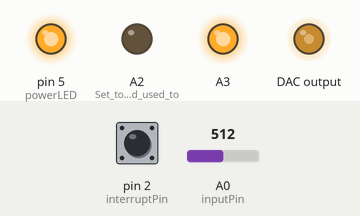
Recording of a sketch running on a simulated Arduino Uno, built with avr-gcc and run on an emulated ATmega328P. On the bench: output pins drawn as LEDs (lit = HIGH). Wiring (inferred from the names in the program): MCP4725 DAC at I2C address 0x60. The inputs (shaded band) are chosen by the test bench; at power-on: pin 2 (interruptPin) HIGH, A0 (inputPin) = 512.

Above: at 2.7 s.
2.8 s: pin 2 (interruptPin) pulled LOW for 0.15 s
At 3.4 s:
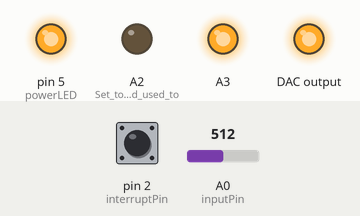
4.4 s: A0 (inputPin) set to 513
At 5.3 s:
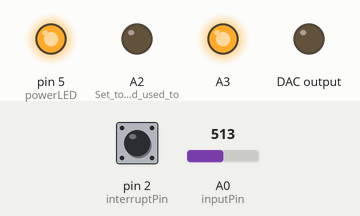
5.9 s: A0 (inputPin) set to 716
At 6.4 s:
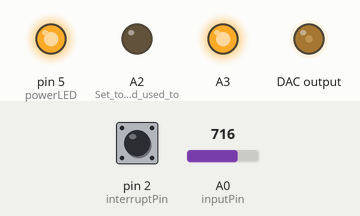
7.4 s: A0 (inputPin) set to 900
At 8.6 s:
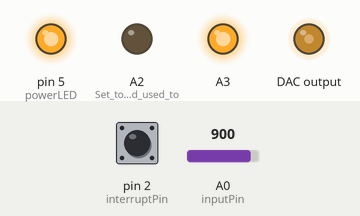
8.9 s: pin 2 (interruptPin) pulled LOW for 1 s
At 9.2 s:
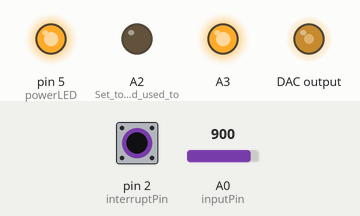
Timing chart, 0 to 11.9 s (numbered marks = the images above; inputs shaded):
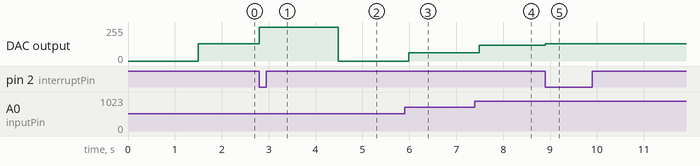

The sketch:

Turntable_control_v3.2.ino
```cpp
/*
  Code for level shifting from a pot to a Flyskye GT3C transmitter.
  This code takes a voltage level from 0 to 4.91 and shifts it so that the pot produces a liner change
  in speed and a specified no rotation zone.
  A multi turn pot is used to get precise voltage readings and to give a smooth turning feeling.
  Code used from the folowing site:
  https://learn.sparkfun.com/tutorials/mcp4725-digital-to-analog-converter-hookup-guide/all
  Code used for smoothing - https://www.arduino.cc/en/tutorial/smoothing.

  Attempt to fix the issues around the 0.5 mark.
*/

// Includes
#include<Wire.h>

// Defines
#define MCP4725_ADDR 0x60

// Pin Setup
int inputPin = A0;
int powerLED = 5;
const byte interruptPin = 2;

// Global variables
volatile float inputVoltage = 0;
volatile float outputVoltage = 0;
volatile byte state = LOW;

// Smoothing variables
const int numReadings = 25;
int readings[numReadings];      // the readings from the analog input
int readIndex = 0;              // the index of the current reading
int total = 0;                  // the running total
int average = 0;                // the average

//Remove jitter at low speed of 0.5 input
volatile float lastOutput = 2.5;

//Setup loop ------------------------------------------------------------------------------

void setup() {
  //Serial.begin(115200); //Start serial coms for trouble shooting
  Wire.begin(); //Begins the I2C communication
  pinMode(A2, OUTPUT); //Set to output and used to power and ground the breakout board
  pinMode(A3, OUTPUT);
  pinMode(powerLED, OUTPUT); //Set pin 5 as output to be used for the LED on the power button.
  pinMode(interruptPin, INPUT_PULLUP);
  attachInterrupt(digitalPinToInterrupt(interruptPin), pausePlay, FALLING);
  digitalWrite(A2, LOW); //GND
  digitalWrite(A3, HIGH); //Vcc
  digitalWrite(powerLED, HIGH); //PowerLED pin

  // initialize all the readings to 0:
  for (int thisReading = 0; thisReading < numReadings; thisReading++) {
    readings[thisReading] = 0;
  }

  startSequence();
  dac();
}

//Main loop --------------------------------------------------------------------------------

void loop() {
  inputHandler();
  outputHandler();
  dac();
  //delay(100); //Remove later and implement interrupts
}

//Interrupt handlers -----------------------------------------------------------------------

void pausePlay(){
  static unsigned long last_interrupt_time = 0; //Some useful debounce tricks from - https://forum.arduino.cc/index.php?topic=45000.0
  unsigned long interrupt_time = millis();
  if (interrupt_time - last_interrupt_time > 400){
     state = !state;
     Serial.println("interrupt recieved");
  }
  last_interrupt_time = interrupt_time;
}

//Functions --------------------------------------------------------------------------------

void inputHandler() {
  total = total - readings[readIndex]; // Subtract the last reading:
  readings[readIndex] = analogRead(inputPin); // Read the input on analog pin 0:
  total = total + readings[readIndex]; // Add the reading to the total:
  readIndex = readIndex + 1; // Advance to the next position in the array:

  if (readIndex >= numReadings) { // Check for end of array
    readIndex = 0; // Wrap around to the beginning:
  }

  average = total / numReadings; // Calculate the average:
  Serial.print("Average: ");
  Serial.println(average); // Send it to the computer as ASCII digits
  delay(1);        // delay in between reads for stability

  inputVoltage = average * (4.91 / 1023.0); // Convert the analog reading (which goes from 0 - 1023) to a voltage (0 - 1.39V):
  Serial.print("Input Voltage: "); // Print out the value you read:
  Serial.println(inputVoltage);

}


void outputHandler() { //Gives correct output voltage based on scaling and offset
  Serial.print("state: ");
  Serial.println(state);
  if (state == HIGH){

    // Lower input voltage, reverse speed
    if (inputVoltage < 0.63) {
      outputVoltage = inputVoltage * 1.64179 + 0.90;
      Serial.println("Dir: CW");
    }
   // Dead zone, motor stopped
    else if ( (inputVoltage >= 0.63) && (inputVoltage <= 0.72)) {
      outputVoltage = 2.5;
      Serial.println("Stationary");
    }
   // Upper voltage, motor forwards
    else{
     outputVoltage = (inputVoltage - 0.72) * 1.2121 + 2.8;
    /*if (abs(lastOutput - outputVoltage) == 0.31){
      outputVoltage = lastOutput;
    }*/
     Serial.println("Dir: CCW");
    }
    Serial.print("Output Voltage: ");
    Serial.println(outputVoltage);
  }

  else if (state == LOW){
    Serial.println("Turntable is paused");
    outputVoltage = 2.5;
  }

  else{
    outputVoltage = 2.5;
    Serial.print("Output Voltage: ");
    Serial.println(outputVoltage);
    Serial.println("Input voltage out of bounds");
  }

  lastOutput = outputVoltage;
}


void dac(){ //Prepares data to be sent to the DAC
  unsigned int dacOut = (outputVoltage / 4.91) * 4096; //Go from analoug value to 12 bit digital value
  Serial.print("DAC out: ");
  Serial.println(dacOut);
  Serial.println("");
  Wire.beginTransmission(MCP4725_ADDR);
  Wire.write(64); //Command to update the DAC
  Wire.write(dacOut >> 4); //The 8 most significant bits
  Wire.write((dacOut & 15) << 4); //The 4 least significant bits. Think binary, bitwise and (&) dacOut with 15 removes all the bits from 5 to 12. << shifts those bits left. More info: https://www.programiz.com/c-programming/bitwise-operators#and
  Wire.endTransmission(); //Ends the transmission
}


void startSequence(){
  outputVoltage = 2.5;
  delay(1500);
  Serial.println("Start sequence run");
}
```

Measured:
- the behaviour switches between 512 and 513 on A0 (inputPin) (found by bisection; images 1 and 2)
- after the input at 2.8 s, DAC output: 130/255 → 255/255 at once
- after the input at 4.4 s, DAC output: 255/255 → 0/255 after 0.09 s
- after the input at 5.9 s, DAC output: 0/255 → 61/255 after 0.08 s
- after the input at 7.4 s, DAC output: 61/255 → 117/255 after 0.09 s
- after the input at 8.9 s, DAC output: 117/255 → 130/255 at once
